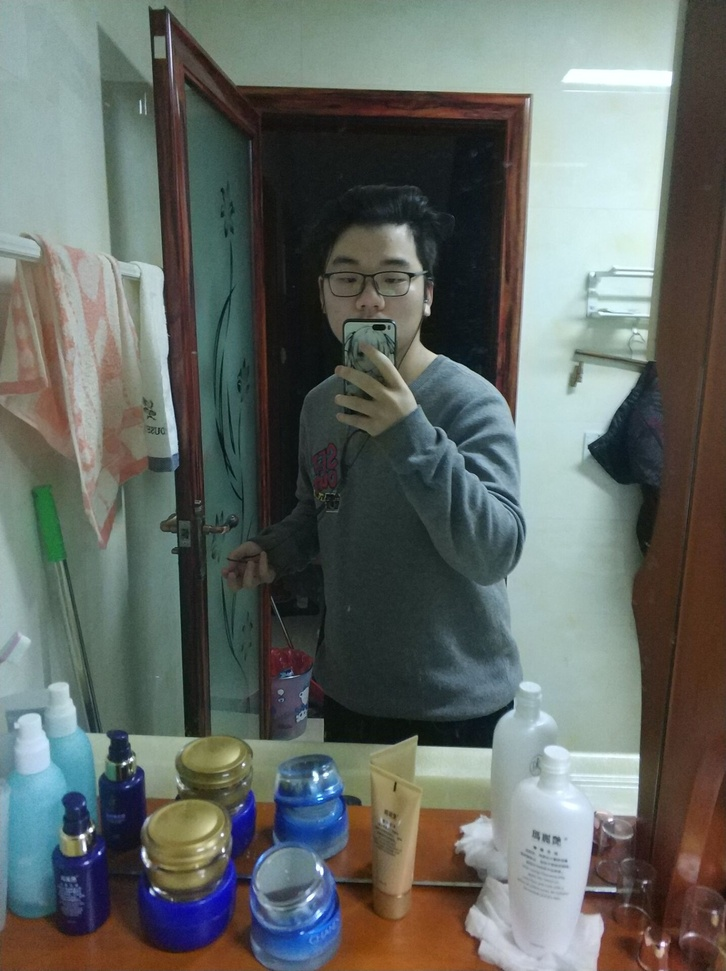
#> input picture pic/pangzi.jpg, 726 x 971 px, shrunk from 1436 x 1920 before the run, found by its file name
$ python 'class14_超大图像二值化.py'
#> lines starting #> are read from the running program, lines starting #| are printed output that depends on the picture; after the words box and inside, x2 and y2 are one past the last pixel; in counts of white or black regions, pixels touching at a corner belong together
#> further down, src is the input picture: shape (971, 726, 3); mean B, G, R 101.6, 106, 99.8
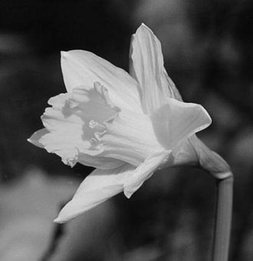
#> input picture pic/demo.png, 253 x 261 px, shrunk from 500 x 515 before the run, found by its file name
#> further down, src1 is the input picture: shape (261, 253, 3); min 0, max 238, mean 84.1
#图像特别大的情况下，一般进行分块进行二值化
import cv2 as cv
import numpy as np


def big_image_binary(image):
    print(image.shape)
#| (971, 726, 3)
    cw = 256
    ch = 256
    h,w = image.shape[:2]
#> h = 971; w = 726
    gray = cv.cvtColor(image,cv.COLOR_BGR2GRAY)
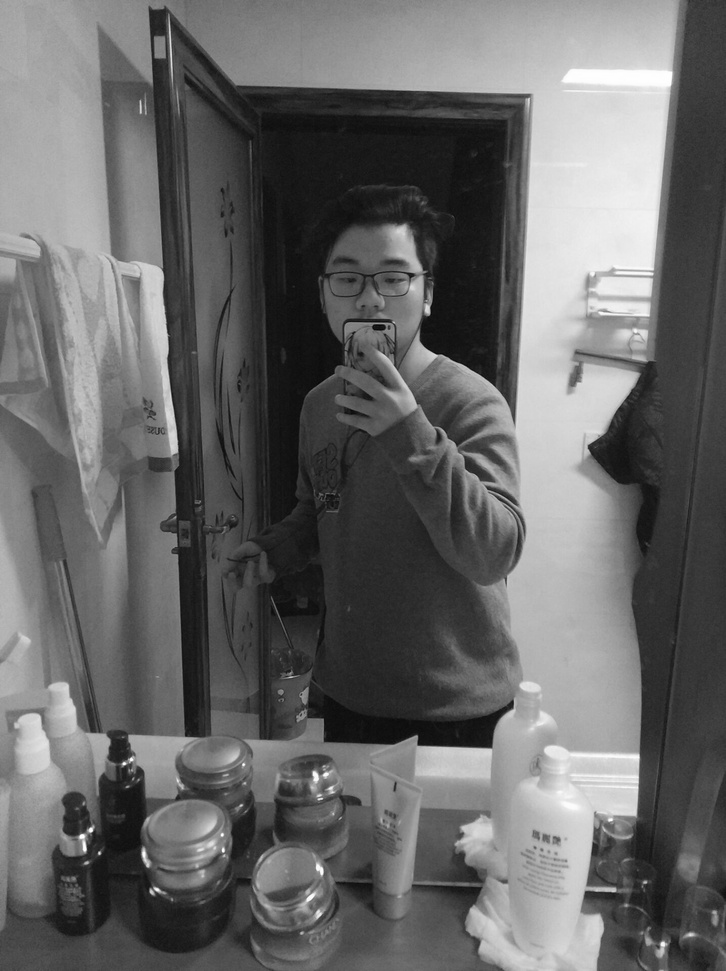
#> gray: shape (971, 726); min 5, max 255, mean 103.7
    for row in range(0,h,ch):
        for col in range(0,w,cw):
            roi = gray[row:row+ch,col:cw+col]
            #输出roi均值与标准方差，若均值与方差均接近于0，表明其为空白图像
            print(np.std(roi),np.mean(roi))#std 为方差   mean为均值
            dev = np.std(roi)
            if dev<15:
                gray[row:row + ch, col:cw + col] = 255
            else:
                #图像二值化   采用整体阈值化方法效果不佳
                ret,dst=cv.threshold(roi,0,255,cv.THRESH_BINARY|cv.THRESH_OTSU)
                #采用局部阈值化方法
                dst=cv.adaptiveThreshold(roi,255,cv.ADAPTIVE_THRESH_GAUSSIAN_C,cv.THRESH_BINARY,blockSize=127,C=20)#blockSize  255*255的图像分为四块每块为127,消除20左右的噪声


                #当均值为255，方差为0的情况下，可以认定为空白图像，可以设计阈值，例如：当方差小于15的时候可以将dst中的值全部赋值为0，可以消除产生的噪声，可以消除阈值分割带来的失误


                gray[row:row+ch,col:cw+col]=dst
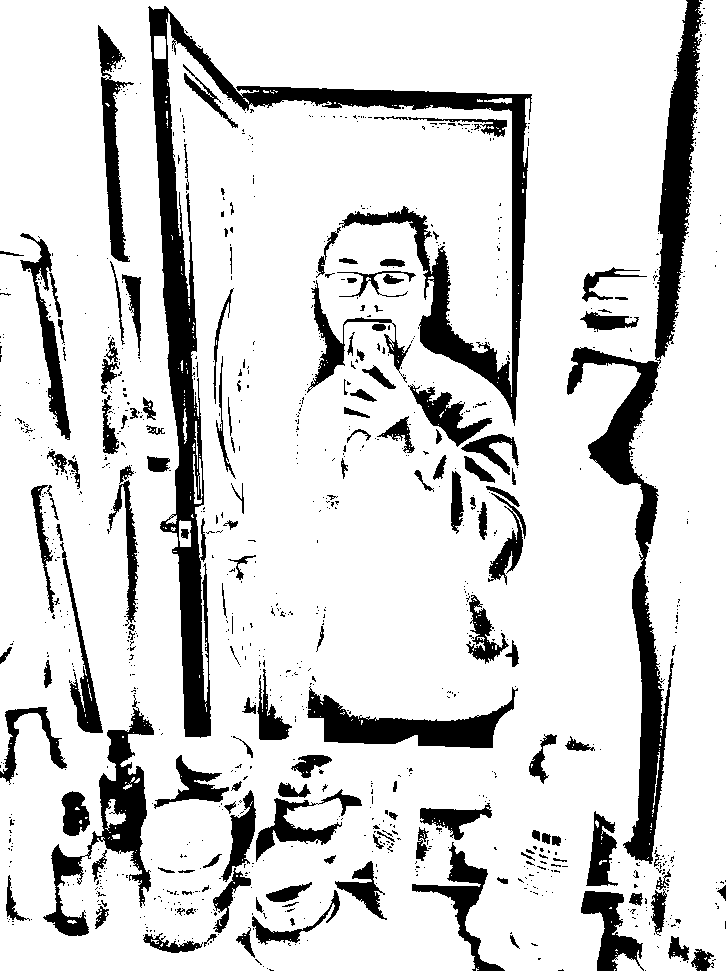
#> gray: shape (971, 726); 83.9% white; 1047 black regions (892 under 20 px), largest, box (x1, y1, x2, y2) and area: (148, 6, 532, 738) 29642, (567, 0, 703, 864) 19111, (43, 695, 154, 936) 6114
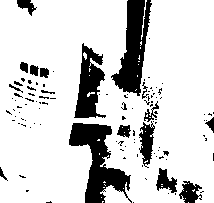
#> roi: shape (203, 214); 82.1% white; 110 black regions (91 under 20 px), largest, box (x1, y1, x2, y2) and area: (69, 123, 132, 203) 2211, (111, 0, 152, 96) 1981, (74, 43, 106, 118) 1325

    cv.imwrite('F:\software\pic\Person/pangzi_binary.jpg',gray)#保存图片


#读取图片,读取的数据为numpy的多元数组
src = cv.imread('F:\software\pic\Person/pangzi.jpg')
src1 = cv.imread('F:\software\pic\Aluminum_alloy/demo.png')
#opencv命名
cv.namedWindow("input image",cv.WINDOW_AUTOSIZE)
#显示图片
cv.imshow("input image",src)
big_image_binary(src)
#等待用户响应
cv.waitKey(0)
#释放所有的类层
cv.destroyAllWindows()
